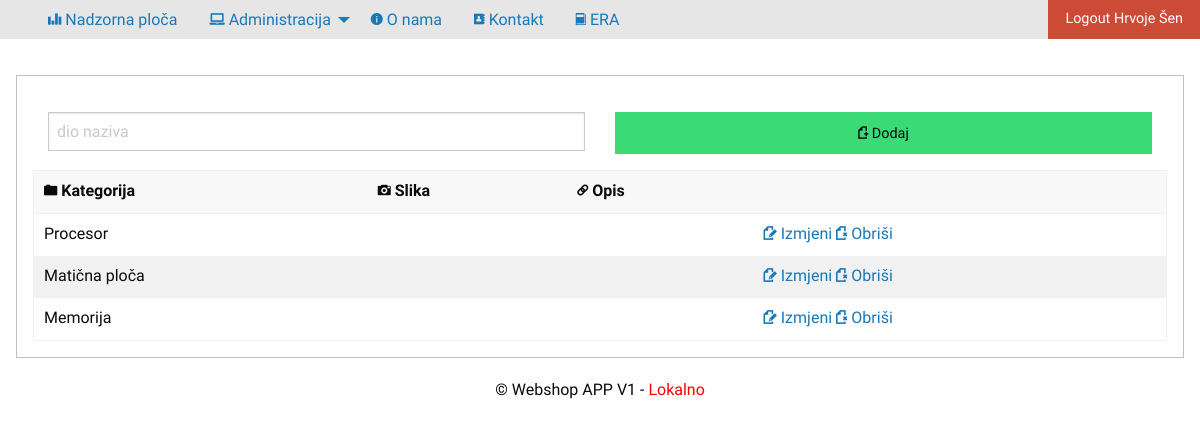
The page /privatno/kategorije/index.php (signed in) on the database its author committed.
### tables this page shows
create table kategorija(
sifra			int (6) primary key auto_increment,
naziv			varchar (50) not null,
slika			varchar (255),
opis			varchar (50)
);

### privatno/kategorije/index.php (the view, shortened to what this page needs)
<?php include_once '../../konfiguracija.php';  provjeraLogin(); ?>
<?php
$uvjet = isset($_GET["uvjet"]) ? $_GET["uvjet"] : "";
?>
<!doctype html>
<html class="no-js" lang="en" dir="ltr">
	<head>
		<?php include_once '../../predlosci/zaglavlje.php'; ?>
	</head>
	<body>
		<?php include_once '../../predlosci/izbornik.php'; ?>
		<div class="row">
			<div class="callout">
				<div class="row">
					<div class="grid-x grid-padding-x">
						<div class="large-auto cell">
							<form method="GET">
								<input type="text" placeholder="dio naziva" name="uvjet" value="<?php echo $uvjet; ?>"/>
							</form>
						</div>
						<div class="large-auto cell">
							<a href="unos.php" class="success button expanded"><i title="Dodaj" class="step fi-page-add size-48"></i> Dodaj</a></th>
						</div>
					</div>
				</div>
					<table>
						<thead>
							<tr>
								<th><i title="Kategorija" class="step fi-folder size-48"></i> Kategorija</th>
								<th><i title="Slika" class="step fi-camera size-48"></i> Slika</th>
								<th><i title="Opis" class="step fi-link size-48"></i> Opis</th>
								<th></th>
							</tr>
						</thead>
						<tbody>
							<?php
							$izraz = $veza->prepare("select * from kategorija
							where naziv like :uvjet");
							$uvjet="%" . $uvjet . "%";
							$izraz->execute(array("uvjet"=>$uvjet));
							$rezultati = $izraz->fetchAll(PDO::FETCH_OBJ);
							foreach ($rezultati as $red) :
							?>
							<tr>
								<td><?php echo $red->naziv; ?></td>
								<td><?php echo $red->slika; ?></td>
								<td><?php echo $red->opis; ?></td>
								<td>
									<a href="promjena.php?sifra=<?php echo $red->sifra;
									if(isset($_GET["uvjet"])){
										echo "&uvjet=" . $_GET["uvjet"];
									}?>"><i title="Promjena" class="step fi-page-edit size-48"></i> Izmjeni</a>
									<a href="brisanje.php?sifra=<?php echo $red->sifra;
										if(isset($_GET["uvjet"])){
										echo "&uvjet=" . $_GET["uvjet"];
									}?>"><i title="Obriši" class="step fi-page-delete size-48"></i> Obriši</a>
								</td>
							</tr>
							<?php endforeach; ?>
						</tbody>
					</table>
			</div>
		</div>
		<?php	include_once '../../predlosci/podnozje.php'; ?>
	</body>
</html>

### css/app.css (style rules this page uses)
body { font-family: 'Source Sans Pro', sans-serif; }
.row { max-width: 100%; padding-top: 20px; }

### rows shown on the page
kategorija: naziv "Procesor"
kategorija: naziv "Matična ploča"
kategorija: naziv "Memorija"

### other values the page prints
$_SESSION["logiran"]->ime "Hrvoje"
$_SESSION["logiran"]->prezime "Šen"
$naslovAplikacije "Webshop APP V1"
